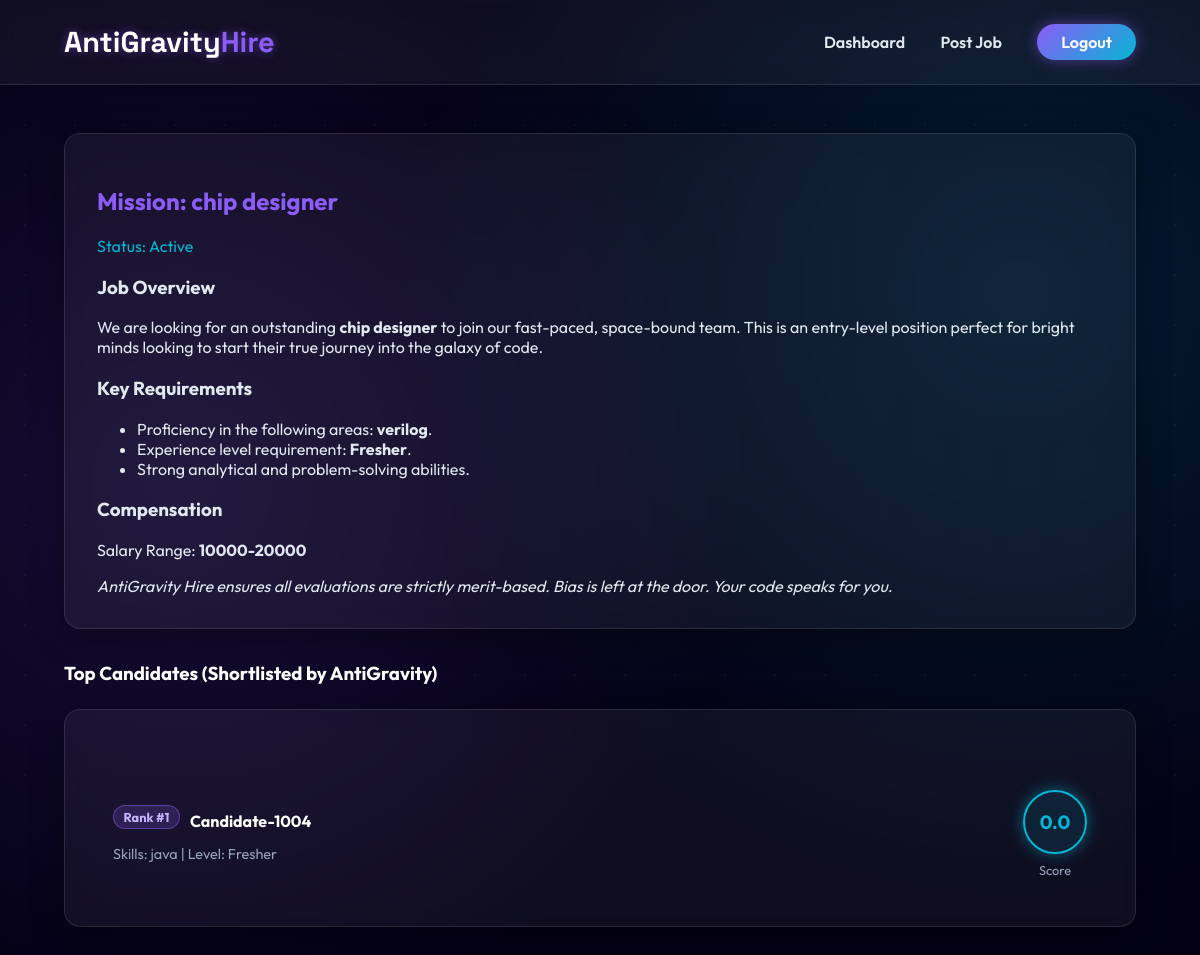
The app's page /hr/job/2 (signed in) with its own data.
### models.py (models this page shows, shortened)
class Job(db.Model):
    id = db.Column(db.Integer, primary_key=True)
    hr_id = db.Column(db.Integer, db.ForeignKey('user.id'), nullable=False)
    title = db.Column(db.String(150), nullable=False)
    description = db.Column(db.Text, nullable=False)
    skills = db.Column(db.Text, nullable=False, default='[]') # required skills as JSON
    salary_range = db.Column(db.String(100))
    target_level = db.Column(db.String(50), nullable=False) # 'fresher' or 'experienced'
    status = db.Column(db.String(50), default='active') # 'active' or 'closed'
    hr = db.relationship('User', backref=db.backref('jobs', lazy=True))

class Application(db.Model):
    id = db.Column(db.Integer, primary_key=True)
    job_id = db.Column(db.Integer, db.ForeignKey('job.id'), nullable=False)
    candidate_id = db.Column(db.Integer, db.ForeignKey('candidate_profile.id'), nullable=False)
    profile_score = db.Column(db.Float, default=0.0)
    test_score = db.Column(db.Float, default=0.0)
    total_score = db.Column(db.Float, default=0.0)
    warnings = db.Column(db.Integer, default=0)
    status = db.Column(db.String(50), default='applied') # 'applied', 'testing', 'completed'
    job = db.relationship('Job', backref=db.backref('applications', lazy=True))
    candidate = db.relationship('CandidateProfile', backref=db.backref('applications', lazy=True))

class CandidateProfile(db.Model):
    id = db.Column(db.Integer, primary_key=True)
    user_id = db.Column(db.Integer, db.ForeignKey('user.id'), nullable=False)
    pseudo_id = db.Column(db.String(50), unique=True, nullable=False)
    skills = db.Column(db.Text, nullable=False, default='[]') # stored as JSON string
    experience_level = db.Column(db.String(50), nullable=False) # 'fresher' or 'experienced'
    experience_years = db.Column(db.Integer, default=0)
    user = db.relationship('User', backref=db.backref('profile', uselist=False))
    def get_skills_list(self):
        try:
            return json.loads(self.skills)
        except:
            return []

### app.py (the view)
@app.route('/hr/job/<int:id>')
@hr_required
def job_details(id):
    job = Job.query.get_or_404(id)
    if job.hr_id != current_user.id:
        return "Unauthorized", 403
    applications = Application.query.filter_by(job_id=job.id).order_by(Application.total_score.desc()).limit(5).all()
    return render_template('job_details.html', job=job, applications=applications)

### app.py (called while the page is built)
@login_manager.user_loader
def load_user(user_id):
    return User.query.get(int(user_id))

def hr_required(f):
    from functools import wraps
    @wraps(f)
    def decorated_function(*args, **kwargs):
        if not current_user.is_authenticated or current_user.role != 'hr':
            flash("Unauthorized access", "error")
            return redirect(url_for('index'))
        return f(*args, **kwargs)
    return decorated_function

### templates/job_details.html (shortened to what this page needs)
{% extends "layout.html" %}
{% block content %}
<div class="glass-panel" style="margin-bottom: 2rem;">
    <h2 style="color: var(--primary);">Mission: {{ job.title }}</h2>
    <p style="color: var(--secondary);">Status: {{ job.status | capitalize }}</p>
    <div>
        {{ job.description | safe }}
    </div>
</div>
<h3 style="color: white; margin-bottom: 1.5rem;">Top Candidates (Shortlisted by AntiGravity)</h3>
<div class="glass-panel">
    <div class="application-list">
        {% for app in applications %}
        <div class="app-item">
            <div>
                <h4 style="margin: 0 0 0.5rem 0; color: white; display: flex; align-items: center;">
                    <span class="badge" style="margin-right: 10px;">Rank #{{ loop.index }}</span>
                    {{ app.candidate.pseudo_id }}
                </h4>
                <p style="margin: 0; color: #94a3b8; font-size: 0.9rem;">
                    Skills: {% set skills = app.candidate.get_skills_list() %} {{ skills | join(', ') }}
                    | Level: {{ app.candidate.experience_level | capitalize }}
                </p>
            </div>
            <div style="text-align: center;">
                <div class="score-circle">{{ app.total_score }}</div>
                <p style="margin: 0.5rem 0 0 0; font-size: 0.8rem; color: #94a3b8;">Score</p>
            </div>
        </div>
        {% else %}
        <p>No applications received yet.</p>
        {% endfor %}
    </div>
</div>
{% endblock %}

### static/css/style.css (style rules this page uses)
:root { --bg-color: #030014; --text-color: #e2e8f0; --primary: #8b5cf6; --primary-glow: rgba(139, 92, 246, 0.5); --secondary: #06b6d4; --secondary-glow: rgba(6, 182, 212, 0.5); --accent: #f43f5e; --glass-bg: rgba(255, 255, 255, 0.05); --glass-border: rgba(255, 255, 255, 0.1); }
body { margin: 0; padding: 0; background-color: var(--bg-color); color: var(--text-color); font-family: 'Outfit', sans-serif; min-height: 100vh; display: flex; flex-direction: column; overflow-x: hidden; background-image: radial-gradient(circle at 15% 50%, rgba(139, 92, 246, 0.15) 0%, transparent 50%), radial-gradient(circle at 85% 30%, rgba(6, 182, 212, 0.15) 0%, transparent 50%); }
.glass-panel { background: var(--glass-bg); backdrop-filter: blur(12px); border: 1px solid var(--glass-border); border-radius: 16px; padding: 2rem; box-shadow: 0 8px 32px 0 rgba(0, 0, 0, 0.37); }
.badge { background: rgba(139, 92, 246, 0.2); color: #c4b5fd; padding: 0.2rem 0.6rem; border-radius: 20px; font-size: 0.8rem; border: 1px solid rgba(139, 92, 246, 0.5); margin-right: 0.5rem; display: inline-block; margin-bottom: 0.5rem; }
.application-list { margin-top: 2rem; }
.app-item { display: flex; justify-content: space-between; align-items: center; padding: 1rem; border-bottom: 1px solid var(--glass-border); }
.app-item:last-child { border-bottom: none; }
.score-circle { width: 60px; height: 60px; border-radius: 50%; display: flex; align-items: center; justify-content: center; font-weight: bold; font-size: 1.2rem; background: rgba(6, 182, 212, 0.1); color: var(--secondary); border: 2px solid var(--secondary); box-shadow: 0 0 15px var(--secondary-glow); }

### records on screen
Job: title "chip designer", status "Active", description "Job Overview We are looking for an outstanding chip designer to join our fast-paced, space-bound team. This is an entry-level position perfect for bright minds looking to start their true journey into the galaxy of code. Key Requirements Proficiency in the following areas: verilog . Experience level requirement: Fresher . Strong analytical and problem-solving abilities. Compensation Salary Range: 10000-20000 AntiGravity Hire ensures all evaluations are strictly merit-based. Bias is left at the door. Your code speaks for you."
Application: candidate.pseudo_id "Candidate-1004", skills "java", candidate.experience_level "Fresher", total_score "0.0"
